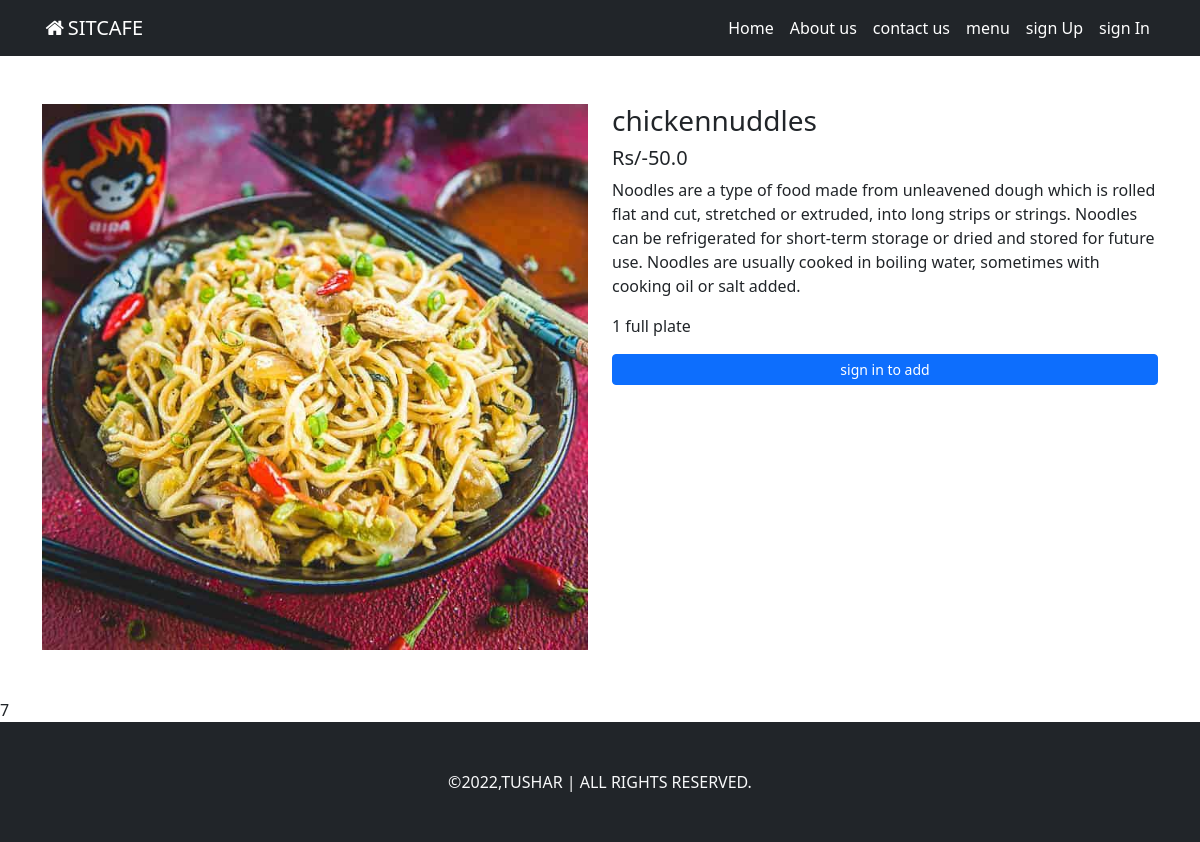
Page /food/details/6/ on the committed database.
### food/models.py (models this page shows, shortened)
class Food(models.Model):
    category = models.ForeignKey(Cuisine,on_delete=models.DO_NOTHING)
    name=models.CharField(max_length=100)
    description=models.TextField()
    secondary_description=models.TextField(blank=True)
    price=models.FloatField()
    is_avaliable=models.BooleanField(default=True)
    image=models.ImageField(upload_to= 'food_images/')

### food/views.py (the view)
# urls.py: path('details/<int:id>/',views.details,name='details'),
def details(request, id):
    food = Food.objects.get(id=id)
    context={
        'food':food
    }
    return render(request, 'food/details.html', context)

### templates/food/details.html (shortened to what this page needs)
{% extends 'base.html' %}
{% load static %}
{% block css %}
<link rel="stylesheet" href="{% static 'css/cart-style.css' %}">
{% endblock css %}
{% block content %}
<div class="container">
    <div class="row my-5">
        <div class="col-md-6">
            <img src="{{food.image.url}}" alt="{{food.name}}" class="img-fluid">
        </div>
        <div class="col-md-6">
            <div class="h3">{{food.name}}</div>
            <div class="h5">Rs/-{{food.price}}</div>
            <p class="text-lead">{{food.description}}</p>
            <p class="text-lead">{{food.secondary_description}}</p>
            {% if food.is_avaliable %}
                {% if user.is_authenticated %}
                    <form action="{% url 'add_to_cart' %}" method="post">
                        {% csrf_token %}
                        <input type="hidden" name="food_id" value="{{food.id}}">
                        <div class="input-group mb-3">
                            <button class="btn btn-outline-secondary" type="button" onclick="decrement()">-</button>
                            <input type="text" class="quantity" id="quantity" name="quantity" value="1" readonly>
                            <button class="btn btn-outline-secondary" type="button" onclick="increment()">+</button>
                          </div>
                          <input type="submit" value="Add To cart" class="btn btn-primary btn-sm w-100">
                    </form>
                {% else %}
                 <a href="{% url 'signin' %}" class="btn btn-sm btn-primary w-100">sign in to add</a>
                {% endif %}
            {% else %}
                <p class="text-danger">Currently out of stock</p>
            {% endif %}
        </div>
    </div>
</div>
7
{% endblock content %}

### rows in the picture
Food: image (picture), name "chickennuddles", price "50.0", description "Noodles are a type of food made from unleavened dough which is rolled flat and cut, stretched or extruded, into long strips or strings. Noodles can be refrigerated for short-term storage or dried and stored for future use. Noodles are usually cooked in boiling water, sometimes with cooking oil or salt added.", secondary_description "1 full plate"
